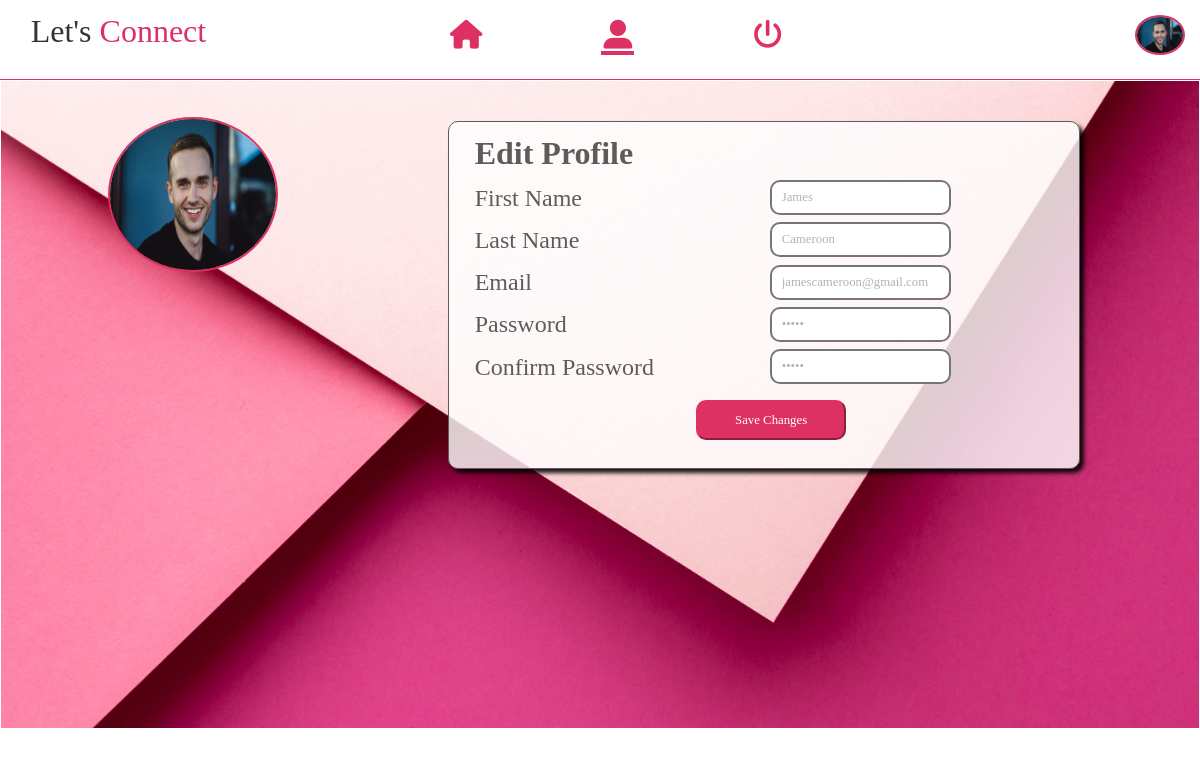
Page /profile.php (signed in) on the committed database.
### tables this page shows
CREATE TABLE `profile` (
  `user_id` int(11) NOT NULL,
  `first_name` varchar(30) NOT NULL,
  `last_name` varchar(30) NOT NULL,
  `email` varchar(40) NOT NULL,
  `password` varchar(50) NOT NULL,
  `confirm_password` varchar(50) NOT NULL,
  `profile_picture` varchar(200) NOT NULL,
  `status` varchar(30) NOT NULL,
  `score` int(11) NOT NULL,
  `user` varchar(30) NOT NULL
);

### profile.php (the view, shortened to what this page needs)
<!DOCTYPE html>
<html lang="en">
<head>
    <link href="https://cdn.jsdelivr.net/npm/bootstrap@5.3.3/dist/css/bootstrap.min.css" rel="stylesheet">
    <link rel='stylesheet' type='text/css'  href='style.css?v=<?php echo time(); ?>'>
</head>
<body>
    <?php
    include 'navigation_bar.php';
    ?>
    <div class="profile-area" style="border: 1px solid white;margin:0 auto;display:block;width:100%;height:649px;font-family:'Times New Roman', Times, serif;">
        <div class="row">
        <?php include 'db.php';
                    $q = "select * from profile where user_id = ".$_SESSION["suserid"];
                    $rs = mysqli_query($conn, $q);
                    while ($row = mysqli_fetch_array($rs)) {
                        $firstname = $row["first_name"];
                        $lastname = $row["last_name"];
                        $email = $row["email"];
                        $password = $row["password"];
                        $cpassword = $row["confirm_password"];
                        $profilepicture = $row["profile_picture"];
                    }
                ?>
            <div class="col-md-4">
                <form name="updatepicture" id="updatepicture" method="post" action="upload_picture.php" enctype="multipart/form-data">
                <div class="container" id="pic_container" style="position: relative;display:inline-block;height:auto;">
                <img class="profile_picture" id="profile_picture"  src="<?php print($profilepicture);?>" style="display:block;"/>
                </form>
            </div>
            </div>
            <div class="col-md-8">
                <form name="profil_frm" id="profile_frm" method="post" action="editprofile.php" style="background-color: rgba(255, 255, 255, 0.8);" >
                    <table style="width: 100%;height:auto;">
                    <tr>
                        <td>
                            <label style="color: #605A5A;font-size: 2rem;font-weight:bold;margin-left:6%;">Edit Profile</label>
                        </td>
                    </tr>
                    <tr>
                        <td>
                            <label id="frm-label">First Name</labe>
                        </td>
                        <td>
                            <input id="fistname" name="fistname" type="text" value="<?php print($firstname);?>" style="border-radius:10px;border-style:solid;height:35px;">
                        </td>
                    </tr>
                    <tr>
                        <td>
                            <label id="frm-label">Last Name</labe>
                        </td>
                        <td>
                            <input id="last_name" name="last_name" type="text" value="<?php print($lastname);?>" style="border-radius:10px;border-style:solid;height:35px;">
                        </td>
                    </tr>
                    <tr>
                        <td>
                            <label id="frm-label">Email</labe>
                        </td>
                        <td>
                            <input id="email" name="email" type="text" value="<?php print($email);?>" style="border-radius:10px;border-style:solid;height:35px;">
                        </td>
                    </tr>
                    <tr>
                        <td>
                            <label id="frm-label">Password</labe>
                        </td>
                        <td>
                            <input id="pwd" name="pwd" type="password" value="<?php print($password);?>" style="border-radius:10px;border-style:solid;height:35px;">
                        </td>
                    </tr>
                    <tr>
                        <td>
                            <label id="frm-label">Confirm Password</labe>
                        </td>
                        <td>
                            <input id="cpwd" name="cpwd" type="password" value="<?php print($cpassword);?>" style="border-radius:10px;border-style:solid;height:35px;">
                        </td>
                    </tr>
                    <tr>
                        <td colspan="2">
                            <Button id="save-Changes">Save Changes</Button>
                        </td>
                    </tr>
                    <tr>
                        <td colspan="2">
                        </td>
                    </tr>
                    </table>
                </form>
            </div>
        </div>
</body>
</html>

### style.css (style rules this page uses)
* { padding: 0; margin: 0; box-sizing: border-box; height: 100%; font-family: 'Times New Roman', Times, serif; }
body { overflow-x: hidden; }
::placeholder { color:#B6B1B1; padding-left: 10px; }
.profile-area { background-image: url(images/home-background.jpg); background-size: cover; position: relative; }
#profile_picture { height: 155px; width: 170px; border-radius: 50%; margin: 0 auto; display: block; margin-top: 10%; border: 2px solid #DE3163; }
#save-Changes { width: 150px; height: 40px; border-radius: 10px; background-color: #DE3163; border-color: #DE3163; color: white; margin: 2% auto; display: block; }
#profile_frm { margin: 5%; border: 1px solid #605A5A; box-shadow: 4px 4px 4px rgba(0, 0, 0, 0.9); border-radius: 10px; height: auto; width: 80%; }
#frm-label { color: #605A5A; font-size: 1.5rem; margin: 1%; margin-left: 6%; }
input[type="text"] { padding:10px; color: #B6B1B1; }
input[type="password"] { padding:10px; color: #B6B1B1; }
.icon-description,table,h6 { color: #343434; padding: 5.8px; margin: 7px; }
@media (max-width:1368px) { body { overflow-y: scroll; } }
@media (max-width:1368px) { .icon-description,table,h6 { padding: 2px; font-size: 0.8rem; } }

### rows in the picture
profile: profile_picture (picture), fistname "James", last_name "Cameroon", email "jamescameroon@gmail.com"
